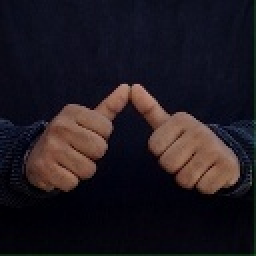
#> input picture sample_check.jpg, 128 x 128 px (shown 2 times larger)
$ python -i gesture_recognition_simple.py   (imports and definitions only)
#> lines starting #> are read from the running program, lines starting #| are printed output that depends on the picture
"""
Simple Gesture Recognition Module
Uses OpenCV and basic hand detection
"""
import cv2
import numpy as np


class GestureRecognizer:
    """
    Simple gesture recognizer without MediaPipe (fallback)
    Uses basic contour detection
    """

    def __init__(self):
        self.lower_skin = np.array([0, 20, 70], dtype=np.uint8)
        self.upper_skin = np.array([20, 255, 255], dtype=np.uint8)

    # [34 lines left out: functions detect_hand, count_fingers, recognize_gesture, process_frame, not called in this run]


# For testing with MediaPipe-like API
try:
    import mediapipe as mp

    class GestureRecognizer:
        """Main Gesture Recognizer with MediaPipe"""

        def __init__(self):
            try:
                # Try new MediaPipe API
                self.mp_hands = mp.tasks.vision.HandLandmarker
                self.use_old_api = False
            except:
                # Fallback to old API
                self.use_old_api = True
                from mediapipe.python.solutions import hands, drawing_utils
                self.hands = hands.Hands(
                    static_image_mode=False,
                    max_num_hands=1,
                    min_detection_confidence=0.7
                )
                self.drawing_utils = drawing_utils

        # [54 lines left out: functions process_frame, _recognize_gesture, not called in this run]

        def cleanup(self):
            """Cleanup resources"""
            pass

except ImportError:
    pass

>>> import cv2
>>> picture = cv2.imread('../sample_check.jpg', cv2.IMREAD_GRAYSCALE)
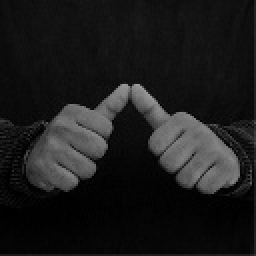
#> picture: shape (128, 128) (shown 2 times larger); min 0, max 157, mean 27.4
#> (the run stopped early here; a loop or call above may not have finished)

$ run again, on debug_train_1.jpg
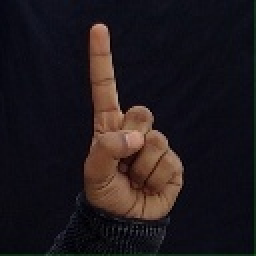
#> input picture debug_train_1.jpg, 128 x 128 px (shown 2 times larger)
#> `picture = cv2.imread('../sample_check.jpg', cv2.IMREAD_GRAYSCALE)`:
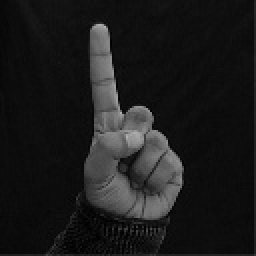
#> picture: shape (128, 128) (shown 2 times larger); min 0, max 179, mean 26.8
